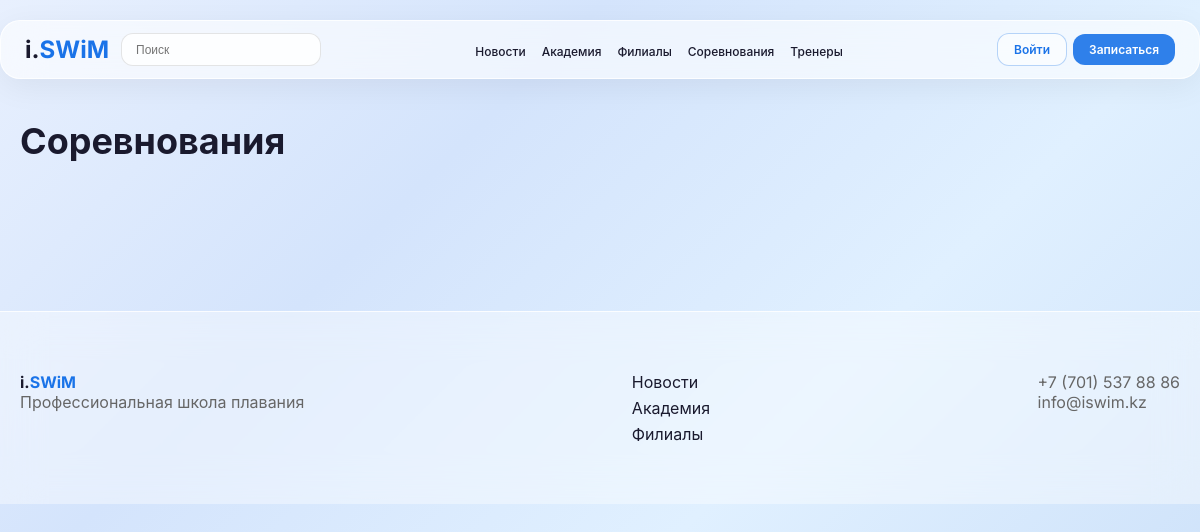
Before: /competitions/ with the older database file.
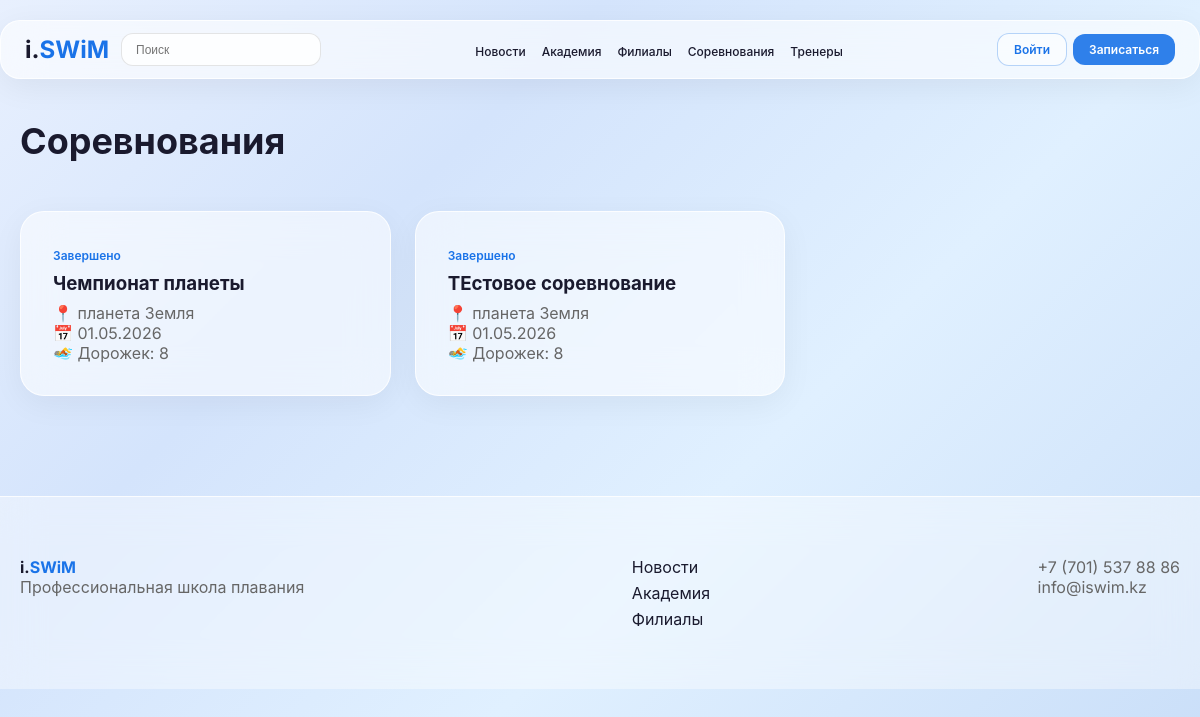
After: the same page with the newer database file.
### competitions/models.py (models this page shows, shortened)
class Competition(models.Model):
    STATUS_CHOICES = [
        ('upcoming', 'Предстоящее'),
        ('registration', 'Регистрация открыта'),
        ('closed', 'Регистрация закрыта'),
        ('ongoing', 'Идёт сейчас'),
        ('finished', 'Завершено'),
        ('cancelled', 'Отменено'),
    ]
    title = models.CharField(max_length=200, verbose_name='Название')
    description = models.TextField(blank=True, verbose_name='Описание')
    location = models.CharField(max_length=300, verbose_name='Место проведения')
    branch = models.ForeignKey(Branch, on_delete=models.SET_NULL, null=True, blank=True, verbose_name='Филиал')
    start_date = models.DateField(verbose_name='Дата начала')
    end_date = models.DateField(blank=True, null=True, verbose_name='Дата окончания')
    registration_deadline = models.DateField(blank=True, null=True, verbose_name='Дедлайн заявок')
    registration_deadline_time = models.CharField(max_length=5, default="23:59", verbose_name="Время закрытия заявок")
    status = models.CharField(max_length=15, choices=STATUS_CHOICES, default='upcoming', verbose_name='Статус')
    lanes = models.PositiveIntegerField(default=6, verbose_name='Количество дорожек')
    regulation = models.FileField(upload_to='regulations/', blank=True, verbose_name='Положение (PDF)')
    created_by = models.ForeignKey(User, on_delete=models.SET_NULL, null=True, verbose_name='Создал')
    created_at = models.DateTimeField(auto_now_add=True, verbose_name='Создано')
    image = models.ImageField(upload_to='competitions/', blank=True, verbose_name='Баннер')
    class Meta:
        verbose_name = 'Соревнование'
        verbose_name_plural = 'Соревнования'
        ordering = ['start_date']

### competitions/views.py (the view)
# urls.py: path('competitions/', CompetitionListView.as_view(), name='competition_list'),
class CompetitionListView(ListView):
    model = Competition
    template_name = 'competitions/competition_list.html'
    context_object_name = 'competitions'
    queryset = Competition.objects.all().order_by('start_date')

### competitions/templatetags/competition_tags.py (called while the page is built)
@register.simple_tag(takes_context=True)
def is_secretary(context):
    user = context['user']
    return user.is_authenticated and (user.is_staff or hasattr(user, 'secretary_profile'))

### competitions/templates/competitions/competition_list.html (shortened to what this page needs)
{% extends 'core/base.html' %}
{% block content %}
<div class="container">
    <div style="display:flex;justify-content:space-between;align-items:center;margin-bottom:24px;">
        <h1 class="page-title">Соревнования</h1>
        {% load competition_tags %}
        {% is_secretary as secretary %}
    </div>
    <div style="display:grid;grid-template-columns:repeat(auto-fill,minmax(320px,1fr));gap:24px;">
        {% for comp in competitions %}
            <a href="{% url 'competition_detail' comp.pk %}" style="text-decoration:none;color:inherit;">
                <div class="glass-card" style="height:100%;">
                    <span style="font-size:12px;font-weight:600;color:#1a73e8;">{{ comp.get_status_display }}</span>
                    <h3 style="font-weight:700;margin:8px 0;">{{ comp.title }}</h3>
                    <p style="color:#666;">📍 {{ comp.location }}</p>
                    <p style="color:#666;">📅 {{ comp.start_date|date:"d.m.Y" }}</p>
                    <p style="color:#666;">🏊 Дорожек: {{ comp.lanes }}</p>
                </div>
            </a>
        {% endfor %}
    </div>
</div>
{% endblock %}

Changed rows visible on the page:
added Competition: status "Завершено", title "Чемпионат планеты", location "планета Земля", start_date "01.05.2026", lanes "8"
added Competition: status "Завершено", title "ТЕстовое соревнование", location "планета Земля", start_date "01.05.2026", lanes "8"
